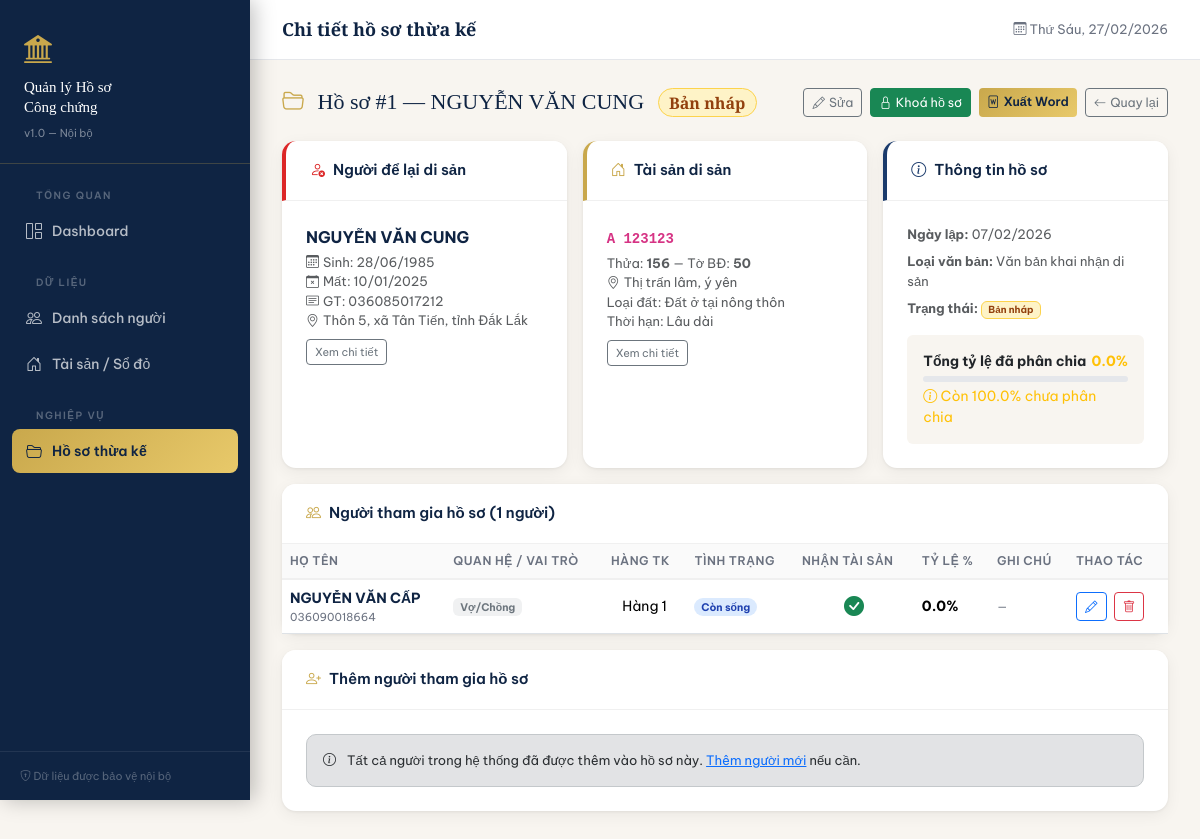
Page /cases/1 on the committed database.
### models.py (models this page shows, shortened)
class InheritanceCase(Base):
    __tablename__ = "inheritance_cases"
    id               = Column(Integer, primary_key=True, index=True)
    nguoi_chet_id    = Column(Integer, ForeignKey("customers.id"), nullable=False)
    tai_san_id       = Column(Integer, ForeignKey("properties.id"), nullable=False)
    ngay_lap_ho_so   = Column(Date,    nullable=False)
    loai_van_ban     = Column(String(50), default="khai_nhan")   # khai_nhan / thoa_thuan
    trang_thai       = Column(String(20), default="draft")       # draft / locked
    ghi_chu          = Column(Text,    nullable=True)
    created_at       = Column(DateTime, server_default=func.now())
    nguoi_chet   = relationship("Customer", back_populates="inheritance_cases", foreign_keys=[nguoi_chet_id])
    tai_san      = relationship("Property", back_populates="inheritance_cases")
    participants = relationship("InheritanceParticipant", back_populates="ho_so", cascade="all, delete-orphan")

class Customer(Base):
    __tablename__ = "customers"
    id           = Column(Integer, primary_key=True, index=True)
    ho_ten       = Column(String(200), nullable=False)
    gioi_tinh    = Column(String(10),  nullable=False)          # Nam / Nữ
    ngay_sinh    = Column(Date,        nullable=False)
    ngay_chet    = Column(Date,        nullable=True)            # NULL = còn sống
    so_giay_to   = Column(String(50),  nullable=False, unique=True)
    ngay_cap     = Column(Date,        nullable=False)
    dia_chi      = Column(Text,        nullable=False)
    created_at   = Column(DateTime,    server_default=func.now())
    participations   = relationship("InheritanceParticipant", back_populates="customer", cascade="all, delete-orphan")
    inheritance_cases = relationship("InheritanceCase", back_populates="nguoi_chet", foreign_keys="InheritanceCase.nguoi_chet_id")

class Property(Base):
    __tablename__ = "properties"
    id                = Column(Integer, primary_key=True, index=True)
    so_serial         = Column(String(100), nullable=False, unique=True)
    so_vao_so         = Column(String(100), nullable=True)
    so_thua_dat       = Column(String(100), nullable=True)
    so_to_ban_do      = Column(String(100), nullable=True)
    dia_chi           = Column(Text,        nullable=False)
    loai_dat          = Column(String(100), nullable=True)
    hinh_thuc_su_dung = Column(String(100), nullable=True)
    thoi_han          = Column(String(100), nullable=True)
    nguon_goc         = Column(Text,        nullable=True)
    ngay_cap          = Column(Date,        nullable=True)
    co_quan_cap       = Column(String(200), nullable=True)
    created_at        = Column(DateTime,    server_default=func.now())
    inheritance_cases = relationship("InheritanceCase", back_populates="tai_san")

class InheritanceParticipant(Base):
    __tablename__ = "inheritance_participants"
    id               = Column(Integer, primary_key=True, index=True)
    ho_so_id         = Column(Integer, ForeignKey("inheritance_cases.id"),  nullable=False)
    customer_id      = Column(Integer, ForeignKey("customers.id"),          nullable=False)
    vai_tro          = Column(String(50),  nullable=False)   # Vợ/Chồng, Con, Cha/Mẹ, Anh/Chị/Em
    hang_thua_ke     = Column(Integer,     default=1)        # Hàng thừa kế 1, 2, 3
    co_nhan_tai_san  = Column(Boolean,     default=True)     # True = nhận, False = từ chối
    ty_le            = Column(Float,       default=0.0)      # Tỷ lệ % sở hữu sau phân chia
    ghi_chu          = Column(Text,        nullable=True)
    ho_so    = relationship("InheritanceCase", back_populates="participants")
    customer = relationship("Customer",        back_populates="participations")

### routers/cases.py (the view)
@router.get("/{cid}")
def detail(cid: int, request: Request, db: Session = Depends(get_db)):
    case = db.query(InheritanceCase).filter(InheritanceCase.id == cid).first()
    if not case: raise HTTPException(404)
    all_customers = db.query(Customer).order_by(Customer.ho_ten).all()
    participant_ids = {p.customer_id for p in case.participants}
    available = [c for c in all_customers if c.id not in participant_ids and c.id != case.nguoi_chet_id]
    return templates.TemplateResponse("cases/detail.html", {
        "request": request, "case": case, "available": available,
        "vai_tro_options": ["Vợ/Chồng", "Con", "Cha/Mẹ", "Anh/Chị/Em"]
    })

### templates/cases/detail.html (shortened to what this page needs)
{% extends "base.html" %}
{% block topbar_title %}Chi tiết hồ sơ thừa kế{% endblock %}
{% block content %}
<div class="page-header">
  <h2>
    <i class="bi bi-folder2-open me-2" style="color:var(--gold)"></i>
    Hồ sơ #{{ case.id }} — {{ case.nguoi_chet.ho_ten }}
    {% if case.is_locked %}
      <span class="badge badge-locked ms-2 rounded-pill fs-6"><i class="bi bi-lock-fill me-1"></i>Đã khoá</span>
    {% else %}
      <span class="badge badge-draft ms-2 rounded-pill fs-6">Bản nháp</span>
    {% endif %}
  </h2>
  <div class="d-flex gap-2">
    {% if not case.is_locked %}
      <a href="/cases/{{ case.id }}/edit" class="btn btn-outline-secondary btn-sm"><i class="bi bi-pencil me-1"></i>Sửa</a>
      <form action="/cases/{{ case.id }}/lock" method="post" style="display:inline">
        <button class="btn btn-success btn-sm" onclick="return confirm('Khoá hồ sơ? Sau khi khoá sẽ không sửa được nữa.')">
          <i class="bi bi-lock me-1"></i>Khoá hồ sơ
        </button>
      </form>
    {% else %}
      <form action="/cases/{{ case.id }}/unlock" method="post" style="display:inline">
        <button class="btn btn-warning btn-sm"><i class="bi bi-unlock me-1"></i>Mở khoá</button>
      </form>
    {% endif %}
    <a href="/cases/{{ case.id }}/export-word" class="btn btn-gold btn-sm">
      <i class="bi bi-file-word me-1"></i>Xuất Word
    </a>
    <a href="/cases" class="btn btn-outline-secondary btn-sm"><i class="bi bi-arrow-left me-1"></i>Quay lại</a>
  </div>
</div>
<div class="row g-3 mb-3">
  <div class="col-md-4">
    <div class="card h-100">
      <div class="card-header" style="border-left: 4px solid #dc2626;">
        <i class="bi bi-person-x me-2" style="color:#dc2626"></i>Người để lại di sản
      </div>
      <div class="card-body">
        <div class="fw-bold fs-6" style="color:var(--navy)">{{ case.nguoi_chet.ho_ten }}</div>
        <div class="text-muted mt-1" style="font-size:13px">
          <div><i class="bi bi-calendar3 me-1"></i>Sinh: {{ case.nguoi_chet.ngay_sinh.strftime('%d/%m/%Y') if case.nguoi_chet.ngay_sinh }}</div>
          <div><i class="bi bi-calendar-x me-1"></i>Mất: {{ case.nguoi_chet.ngay_chet.strftime('%d/%m/%Y') if case.nguoi_chet.ngay_chet }}</div>
          <div><i class="bi bi-card-text me-1"></i>GT: {{ case.nguoi_chet.so_giay_to }}</div>
          <div><i class="bi bi-geo-alt me-1"></i>{{ case.nguoi_chet.dia_chi }}</div>
        </div>
        <a href="/customers/{{ case.nguoi_chet.id }}" class="btn btn-sm btn-outline-secondary mt-2" style="font-size:11px">Xem chi tiết</a>
      </div>
    </div>
  </div>
  <div class="col-md-4">
    <div class="card h-100">
      <div class="card-header" style="border-left: 4px solid var(--gold);">
        <i class="bi bi-house-door me-2" style="color:var(--gold)"></i>Tài sản di sản
      </div>
      <div class="card-body">
        <div class="fw-bold" style="color:var(--navy)"><code>{{ case.tai_san.so_serial }}</code></div>
        <div class="text-muted mt-1" style="font-size:13px">
          <div>Thửa: <strong>{{ case.tai_san.so_thua_dat or '—' }}</strong> — Tờ BĐ: <strong>{{ case.tai_san.so_to_ban_do or '—' }}</strong></div>
          <div><i class="bi bi-geo-alt me-1"></i>{{ case.tai_san.dia_chi }}</div>
          <div>Loại đất: {{ case.tai_san.loai_dat or '—' }}</div>
          <div>Thời hạn: {{ case.tai_san.thoi_han or '—' }}</div>
        </div>
        <a href="/properties/{{ case.tai_san.id }}" class="btn btn-sm btn-outline-secondary mt-2" style="font-size:11px">Xem chi tiết</a>
      </div>
    </div>
  </div>
  <div class="col-md-4">
    <div class="card h-100">
      <div class="card-header" style="border-left: 4px solid var(--navy2);">
        <i class="bi bi-info-circle me-2" style="color:var(--navy2)"></i>Thông tin hồ sơ
      </div>
      <div class="card-body">
        <div class="text-muted" style="font-size:13px">
          <div class="mb-2"><strong>Ngày lập:</strong> {{ case.ngay_lap_ho_so.strftime('%d/%m/%Y') }}</div>
          <div class="mb-2"><strong>Loại văn bản:</strong>
            {% if case.loai_van_ban == 'khai_nhan' %}Văn bản khai nhận di sản{% else %}Văn bản thoả thuận phân chia{% endif %}
          </div>
          <div class="mb-2"><strong>Trạng thái:</strong>
            {% if case.is_locked %}
              <span class="badge badge-locked">Đã khoá</span>
            {% else %}
              <span class="badge badge-draft">Bản nháp</span>
            {% endif %}
          </div>
        </div>
        <div class="mt-3 p-3 rounded" style="background:#f8f5f0">
          <div class="d-flex justify-content-between mb-1">
            <small class="fw-bold">Tổng tỷ lệ đã phân chia</small>
            <small class="fw-bold {% if case.tong_ty_le > 100 %}text-danger{% elif case.tong_ty_le == 100 %}text-success{% else %}text-warning{% endif %}">{{ "%.1f"|format(case.tong_ty_le) }}%</small>
          </div>
          <div class="ratio-bar">
          </div>
          {% if case.tong_ty_le > 100 %}
            <small class="text-danger mt-1 d-block"><i class="bi bi-exclamation-triangle"></i> Tỷ lệ vượt quá 100%!</small>
          {% elif case.tong_ty_le == 100 %}
            <small class="text-success mt-1 d-block"><i class="bi bi-check-circle"></i> Tỷ lệ hợp lệ</small>
          {% else %}
            <small class="text-warning mt-1 d-block"><i class="bi bi-info-circle"></i> Còn {{ "%.1f"|format(100 - case.tong_ty_le) }}% chưa phân chia</small>
          {% endif %}
        </div>
      </div>
    </div>
  </div>
</div>
<div class="card">
  <div class="card-header d-flex justify-content-between align-items-center">
    <span><i class="bi bi-people me-2" style="color:var(--gold)"></i>Người tham gia hồ sơ ({{ case.participants|length }} người)</span>
  </div>
  <div class="card-body p-0">
    {% if case.participants %}
    <div class="table-responsive">
      <table class="table table-hover mb-0">
        <thead>
          <tr>
            <th>Họ tên</th>
            <th>Quan hệ / Vai trò</th>
            <th>Hàng TK</th>
            <th>Tình trạng</th>
            <th>Nhận tài sản</th>
            <th>Tỷ lệ %</th>
            <th>Ghi chú</th>
            {% if not case.is_locked %}<th style="width:100px">Thao tác</th>{% endif %}
          </tr>
        </thead>
        <tbody>
          {% for p in case.participants %}
          <tr>
            <td>
              <a href="/customers/{{ p.customer.id }}" style="color:var(--navy)" class="fw-bold text-decoration-none">{{ p.customer.ho_ten }}</a>
              <div style="font-size:11px; color:var(--muted)">{{ p.customer.so_giay_to }}</div>
            </td>
            <td><span class="badge bg-secondary bg-opacity-10 text-secondary">{{ p.vai_tro }}</span></td>
            <td class="text-center">Hàng {{ p.hang_thua_ke }}</td>
            <td>
              {% if p.customer.con_song %}
                <span class="badge badge-alive rounded-pill">Còn sống</span>
              {% else %}
                <span class="badge badge-dead rounded-pill">Đã mất</span>
              {% endif %}
            </td>
            <td class="text-center">
              {% if p.co_nhan_tai_san %}
                <i class="bi bi-check-circle-fill text-success fs-5" title="Nhận tài sản"></i>
              {% else %}
                <i class="bi bi-x-circle-fill text-danger fs-5" title="Từ chối"></i>
              {% endif %}
            </td>
            <td>
              <div class="d-flex align-items-center gap-2">
                <strong>{{ "%.1f"|format(p.ty_le) }}%</strong>
              </div>
            </td>
            <td style="font-size:12px; color:var(--muted)">{{ p.ghi_chu or '—' }}</td>
            {% if not case.is_locked %}
            <td>
              <button class="btn btn-sm btn-outline-primary me-1"
                      data-bs-toggle="modal"
                      data-bs-target="#editModal{{ p.id }}"
                      title="Sửa">
                <i class="bi bi-pencil"></i>
              </button>
              <button class="btn btn-sm btn-outline-danger"
                      onclick="if(confirm('Xoá người này khỏi hồ sơ?')) document.getElementById('del-p-{{ p.id }}').submit()"
                      title="Xoá">
                <i class="bi bi-trash"></i>
              </button>
            </td>
            {% endif %}
          </tr>
          {% endfor %}
        </tbody>
      </table>
    </div>
    {% else %}
    <div class="text-center py-4 text-muted">
      <i class="bi bi-people" style="font-size:32px; color:#d1d5db"></i>
      <div class="mt-2">Chưa có người tham gia. Hãy thêm người thừa kế bên dưới.</div>
    </div>
    {% endif %}
  </div>
</div>
{% if not case.is_locked %}
<div class="card mt-3">
  <div class="card-header"><i class="bi bi-person-plus me-2" style="color:var(--gold)"></i>Thêm người tham gia hồ sơ</div>
  <div class="card-body">
    {% if available %}
    <form method="post" action="/participants/add">
      <input type="hidden" name="ho_so_id" value="{{ case.id }}">
      <div class="row g-3 align-items-end">
        <div class="col-md-3">
          <label class="form-label">Chọn người</label>
          <select name="customer_id" class="form-select" required>
            <option value="">-- Chọn người --</option>
            {% for c in available %}
            <option value="{{ c.id }}">
              {{ c.ho_ten }} {% if not c.con_song %}(đã mất){% endif %}
            </option>
            {% endfor %}
          </select>
        </div>
        <div class="col-md-2">
          <label class="form-label">Quan hệ</label>
          <select name="vai_tro" class="form-select" required>
            {% for v in vai_tro_options %}
            <option value="{{ v }}">{{ v }}</option>
            {% endfor %}
          </select>
        </div>
        <div class="col-md-1">
          <label class="form-label">Hàng TK</label>
          <select name="hang_thua_ke" class="form-select">
            <option value="1">1</option>
            <option value="2">2</option>
            <option value="3">3</option>
          </select>
        </div>
        <div class="col-md-2">
          <label class="form-label">Tỷ lệ (%)</label>
          <input type="number" name="ty_le" class="form-control" value="0" min="0" max="100" step="0.01">
        </div>
        <div class="col-md-2 d-flex align-items-center pt-2">
          <div class="form-check">
            <input class="form-check-input" type="checkbox" name="co_nhan_tai_san" id="nhanCheck" checked>
            <label class="form-check-label" for="nhanCheck">Nhận tài sản</label>
          </div>
        </div>
        <div class="col-md-2">
          <button type="submit" class="btn btn-gold w-100"><i class="bi bi-plus-lg me-1"></i>Thêm</button>
        </div>
      </div>
      <div class="row mt-2">
        <div class="col-md-6">
          <input type="text" name="ghi_chu" class="form-control form-control-sm" placeholder="Ghi chú (tuỳ chọn)...">
        </div>
      </div>
    </form>
    {% else %}
    <div class="alert alert-secondary mb-0" style="font-size:13px">
      <i class="bi bi-info-circle me-2"></i>
      Tất cả người trong hệ thống đã được thêm vào hồ sơ này.
      <a href="/customers/create">Thêm người mới</a> nếu cần.
    </div>
    {% endif %}
  </div>
</div>
{% endif %}
{% endblock %}

### rows in the picture
InheritanceCase: id "1", ngay_lap_ho_so "07/02/2026"
Customer: nguoi_chet.ho_ten "NGUYỄN VĂN CUNG", nguoi_chet.ngay_sinh "28/06/1985", nguoi_chet.ngay_chet "10/01/2025", nguoi_chet.so_giay_to "036085017212", nguoi_chet.dia_chi "Thôn 5, xã Tân Tiến, tỉnh Đắk Lắk"
Property: tai_san.so_serial "A 123123", tai_san "156", tai_san "50", tai_san.dia_chi "Thị trấn lâm, ý yên", tai_san "Đất ở tại nông thôn", tai_san "Lâu dài"
InheritanceParticipant: tong_ty_le "0.0", 100-case.tong_ty_le "100.0", customer.ho_ten "NGUYỄN VĂN CẤP", customer.so_giay_to "036090018664", vai_tro "Vợ/Chồng", hang_thua_ke "1", ty_le "0.0", ghi_chu "—"

### other values in the picture
{{ case.participants|length }} "1"
